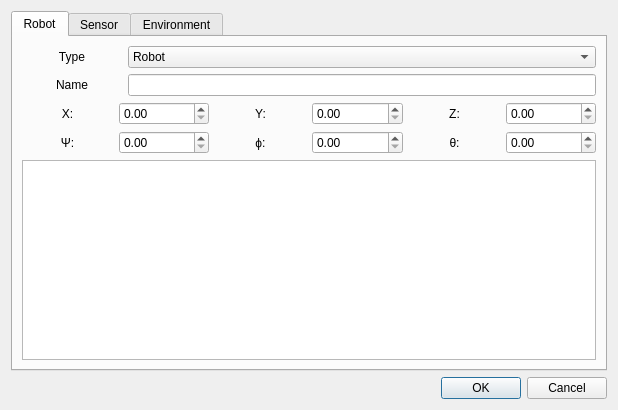
<?xml version="1.0" encoding="UTF-8"?>
<ui version="4.0">
 <class>EntityCreateWindow</class>
 <widget class="QDialog" name="EntityCreateWindow">
  <property name="geometry">
   <rect>
    <x>0</x>
    <y>0</y>
    <width>618</width>
    <height>410</height>
   </rect>
  </property>
  <property name="windowTitle">
   <string>Dialog</string>
  </property>
  <layout class="QGridLayout" name="gridLayout">
   <item row="2" column="0">
    <widget class="QDialogButtonBox" name="buttonBox">
     <property name="orientation">
      <enum>Qt::Horizontal</enum>
     </property>
     <property name="standardButtons">
      <set>QDialogButtonBox::Cancel|QDialogButtonBox::Ok</set>
     </property>
    </widget>
   </item>
   <item row="1" column="0">
    <widget class="QTabWidget" name="createEntityTab">
     <property name="currentIndex">
      <number>0</number>
     </property>
     <widget class="QWidget" name="addRobot">
      <attribute name="title">
       <string>Robot</string>
      </attribute>
      <layout class="QGridLayout" name="gridLayout_3">
       <item row="3" column="0">
        <widget class="QTableWidget" name="robotAdvancedOptions"/>
       </item>
       <item row="1" column="0">
        <layout class="QHBoxLayout" name="horizontalLayout_7">
         <item>
          <widget class="QLabel" name="label_7">
           <property name="minimumSize">
            <size>
             <width>100</width>
             <height>0</height>
            </size>
           </property>
           <property name="baseSize">
            <size>
             <width>0</width>
             <height>0</height>
            </size>
           </property>
           <property name="text">
            <string>Name</string>
           </property>
           <property name="alignment">
            <set>Qt::AlignCenter</set>
           </property>
          </widget>
         </item>
         <item>
          <widget class="QLineEdit" name="robotName"/>
         </item>
        </layout>
       </item>
       <item row="2" column="0">
        <layout class="QGridLayout" name="gridLayout_2">
         <item row="0" column="1">
          <layout class="QHBoxLayout" name="horizontalLayout_2">
           <item>
            <widget class="QLabel" name="label_2">
             <property name="text">
              <string>Y:</string>
             </property>
             <property name="alignment">
              <set>Qt::AlignCenter</set>
             </property>
            </widget>
           </item>
           <item>
            <widget class="QDoubleSpinBox" name="robotPosY"/>
           </item>
          </layout>
         </item>
         <item row="1" column="2">
          <layout class="QHBoxLayout" name="horizontalLayout_6">
           <item>
            <widget class="QLabel" name="label_6">
             <property name="text">
              <string>θ:</string>
             </property>
             <property name="alignment">
              <set>Qt::AlignCenter</set>
             </property>
            </widget>
           </item>
           <item>
            <widget class="QDoubleSpinBox" name="robotRotZ"/>
           </item>
          </layout>
         </item>
         <item row="1" column="1">
          <layout class="QHBoxLayout" name="horizontalLayout_5">
           <item>
            <widget class="QLabel" name="label_5">
             <property name="text">
              <string>ϕ:</string>
             </property>
             <property name="alignment">
              <set>Qt::AlignCenter</set>
             </property>
            </widget>
           </item>
           <item>
            <widget class="QDoubleSpinBox" name="robotRotY"/>
           </item>
          </layout>
         </item>
         <item row="1" column="0">
          <layout class="QHBoxLayout" name="horizontalLayout_4">
           <item>
            <widget class="QLabel" name="label_4">
             <property name="text">
              <string>Ψ:</string>
             </property>
             <property name="alignment">
              <set>Qt::AlignCenter</set>
             </property>
            </widget>
           </item>
           <item>
            <widget class="QDoubleSpinBox" name="robotRotX"/>
           </item>
          </layout>
         </item>
         <item row="0" column="2">
          <layout class="QHBoxLayout" name="horizontalLayout_3">
           <item>
            <widget class="QLabel" name="label_3">
             <property name="text">
              <string>Z:</string>
             </property>
             <property name="alignment">
              <set>Qt::AlignCenter</set>
             </property>
            </widget>
           </item>
           <item>
            <widget class="QDoubleSpinBox" name="robotPosZ"/>
           </item>
          </layout>
         </item>
         <item row="0" column="0">
          <layout class="QHBoxLayout" name="horizontalLayout">
           <item>
            <widget class="QLabel" name="label">
             <property name="text">
              <string>X:</string>
             </property>
             <property name="alignment">
              <set>Qt::AlignCenter</set>
             </property>
            </widget>
           </item>
           <item>
            <widget class="QDoubleSpinBox" name="robotPosX"/>
           </item>
          </layout>
         </item>
        </layout>
       </item>
       <item row="0" column="0">
        <layout class="QHBoxLayout" name="horizontalLayout_8">
         <item>
          <widget class="QLabel" name="label_8">
           <property name="minimumSize">
            <size>
             <width>100</width>
             <height>0</height>
            </size>
           </property>
           <property name="baseSize">
            <size>
             <width>0</width>
             <height>0</height>
            </size>
           </property>
           <property name="text">
            <string>Type</string>
           </property>
           <property name="alignment">
            <set>Qt::AlignCenter</set>
           </property>
          </widget>
         </item>
         <item>
          <widget class="QComboBox" name="robotTypeComboBox">
           <property name="sizePolicy">
            <sizepolicy hsizetype="Expanding" vsizetype="Fixed">
             <horstretch>0</horstretch>
             <verstretch>0</verstretch>
            </sizepolicy>
           </property>
           <item>
            <property name="text">
             <string>Robot</string>
            </property>
           </item>
          </widget>
         </item>
        </layout>
       </item>
      </layout>
     </widget>
     <widget class="QWidget" name="addSensor">
      <attribute name="title">
       <string>Sensor</string>
      </attribute>
      <layout class="QGridLayout" name="gridLayout_7">
       <item row="0" column="0">
        <layout class="QHBoxLayout" name="horizontalLayout_18">
         <item>
          <widget class="QLabel" name="label_18">
           <property name="minimumSize">
            <size>
             <width>100</width>
             <height>0</height>
            </size>
           </property>
           <property name="baseSize">
            <size>
             <width>0</width>
             <height>0</height>
            </size>
           </property>
           <property name="text">
            <string>Type</string>
           </property>
           <property name="alignment">
            <set>Qt::AlignCenter</set>
           </property>
          </widget>
         </item>
         <item>
          <widget class="QComboBox" name="sensorTypeComboBox">
           <property name="sizePolicy">
            <sizepolicy hsizetype="Expanding" vsizetype="Fixed">
             <horstretch>0</horstretch>
             <verstretch>0</verstretch>
            </sizepolicy>
           </property>
           <item>
            <property name="text">
             <string>Camera</string>
            </property>
           </item>
          </widget>
         </item>
        </layout>
       </item>
       <item row="1" column="0">
        <layout class="QHBoxLayout" name="horizontalLayout_17">
         <item>
          <widget class="QLabel" name="label_17">
           <property name="minimumSize">
            <size>
             <width>100</width>
             <height>0</height>
            </size>
           </property>
           <property name="baseSize">
            <size>
             <width>0</width>
             <height>0</height>
            </size>
           </property>
           <property name="text">
            <string>Name</string>
           </property>
           <property name="alignment">
            <set>Qt::AlignCenter</set>
           </property>
          </widget>
         </item>
         <item>
          <widget class="QLineEdit" name="sensorName"/>
         </item>
        </layout>
       </item>
       <item row="2" column="0">
        <layout class="QGridLayout" name="gridLayout_6">
         <item row="0" column="0">
          <layout class="QHBoxLayout" name="horizontalLayout_19">
           <item>
            <widget class="QLabel" name="label_19">
             <property name="text">
              <string>X:</string>
             </property>
             <property name="alignment">
              <set>Qt::AlignCenter</set>
             </property>
            </widget>
           </item>
           <item>
            <widget class="QDoubleSpinBox" name="sensorPosX"/>
           </item>
          </layout>
         </item>
         <item row="0" column="1">
          <layout class="QHBoxLayout" name="horizontalLayout_20">
           <item>
            <widget class="QLabel" name="label_20">
             <property name="text">
              <string>Y:</string>
             </property>
             <property name="alignment">
              <set>Qt::AlignCenter</set>
             </property>
            </widget>
           </item>
           <item>
            <widget class="QDoubleSpinBox" name="sensorPosY"/>
           </item>
          </layout>
         </item>
         <item row="0" column="2">
          <layout class="QHBoxLayout" name="horizontalLayout_21">
           <item>
            <widget class="QLabel" name="label_21">
             <property name="text">
              <string>Z:</string>
             </property>
             <property name="alignment">
              <set>Qt::AlignCenter</set>
             </property>
            </widget>
           </item>
           <item>
            <widget class="QDoubleSpinBox" name="sensorPosZ"/>
           </item>
          </layout>
         </item>
         <item row="1" column="0">
          <layout class="QHBoxLayout" name="horizontalLayout_22">
           <item>
            <widget class="QLabel" name="label_22">
             <property name="text">
              <string>Ψ:</string>
             </property>
             <property name="alignment">
              <set>Qt::AlignCenter</set>
             </property>
            </widget>
           </item>
           <item>
            <widget class="QDoubleSpinBox" name="sensorRotX"/>
           </item>
          </layout>
         </item>
         <item row="1" column="1">
          <layout class="QHBoxLayout" name="horizontalLayout_23">
           <item>
            <widget class="QLabel" name="label_23">
             <property name="text">
              <string>ϕ:</string>
             </property>
             <property name="alignment">
              <set>Qt::AlignCenter</set>
             </property>
            </widget>
           </item>
           <item>
            <widget class="QDoubleSpinBox" name="sensorRotY"/>
           </item>
          </layout>
         </item>
         <item row="1" column="2">
          <layout class="QHBoxLayout" name="horizontalLayout_24">
           <item>
            <widget class="QLabel" name="label_24">
             <property name="text">
              <string>θ:</string>
             </property>
             <property name="alignment">
              <set>Qt::AlignCenter</set>
             </property>
            </widget>
           </item>
           <item>
            <widget class="QDoubleSpinBox" name="sensorRotZ"/>
           </item>
          </layout>
         </item>
        </layout>
       </item>
       <item row="3" column="0">
        <widget class="QTableWidget" name="sensorAdvancedOptions"/>
       </item>
      </layout>
     </widget>
     <widget class="QWidget" name="addEnvironment">
      <attribute name="title">
       <string>Environment</string>
      </attribute>
      <layout class="QGridLayout" name="gridLayout_10">
       <item row="0" column="0">
        <layout class="QHBoxLayout" name="horizontalLayout_33">
         <item>
          <widget class="QLabel" name="label_33">
           <property name="minimumSize">
            <size>
             <width>100</width>
             <height>0</height>
            </size>
           </property>
           <property name="baseSize">
            <size>
             <width>0</width>
             <height>0</height>
            </size>
           </property>
           <property name="text">
            <string>Type</string>
           </property>
           <property name="alignment">
            <set>Qt::AlignCenter</set>
           </property>
          </widget>
         </item>
         <item>
          <widget class="QComboBox" name="environmentTypeComboBox">
           <property name="sizePolicy">
            <sizepolicy hsizetype="Expanding" vsizetype="Fixed">
             <horstretch>0</horstretch>
             <verstretch>0</verstretch>
            </sizepolicy>
           </property>
           <item>
            <property name="text">
             <string>Plane</string>
            </property>
           </item>
           <item>
            <property name="text">
             <string>Cube</string>
            </property>
           </item>
          </widget>
         </item>
        </layout>
       </item>
       <item row="1" column="0">
        <layout class="QHBoxLayout" name="horizontalLayout_34">
         <item>
          <widget class="QLabel" name="label_34">
           <property name="minimumSize">
            <size>
             <width>100</width>
             <height>0</height>
            </size>
           </property>
           <property name="baseSize">
            <size>
             <width>0</width>
             <height>0</height>
            </size>
           </property>
           <property name="text">
            <string>Name</string>
           </property>
           <property name="alignment">
            <set>Qt::AlignCenter</set>
           </property>
          </widget>
         </item>
         <item>
          <widget class="QLineEdit" name="environmentName"/>
         </item>
        </layout>
       </item>
       <item row="2" column="0">
        <layout class="QGridLayout" name="gridLayout_9">
         <item row="0" column="0">
          <layout class="QHBoxLayout" name="horizontalLayout_35">
           <item>
            <widget class="QLabel" name="label_35">
             <property name="text">
              <string>X:</string>
             </property>
             <property name="alignment">
              <set>Qt::AlignCenter</set>
             </property>
            </widget>
           </item>
           <item>
            <widget class="QDoubleSpinBox" name="environmentPosX"/>
           </item>
          </layout>
         </item>
         <item row="0" column="1">
          <layout class="QHBoxLayout" name="horizontalLayout_36">
           <item>
            <widget class="QLabel" name="label_36">
             <property name="text">
              <string>Y:</string>
             </property>
             <property name="alignment">
              <set>Qt::AlignCenter</set>
             </property>
            </widget>
           </item>
           <item>
            <widget class="QDoubleSpinBox" name="environmentPosY"/>
           </item>
          </layout>
         </item>
         <item row="0" column="2">
          <layout class="QHBoxLayout" name="horizontalLayout_37">
           <item>
            <widget class="QLabel" name="label_37">
             <property name="text">
              <string>Z:</string>
             </property>
             <property name="alignment">
              <set>Qt::AlignCenter</set>
             </property>
            </widget>
           </item>
           <item>
            <widget class="QDoubleSpinBox" name="environmentPosZ"/>
           </item>
          </layout>
         </item>
         <item row="1" column="0">
          <layout class="QHBoxLayout" name="horizontalLayout_38">
           <item>
            <widget class="QLabel" name="label_38">
             <property name="text">
              <string>Ψ:</string>
             </property>
             <property name="alignment">
              <set>Qt::AlignCenter</set>
             </property>
            </widget>
           </item>
           <item>
            <widget class="QDoubleSpinBox" name="environmentRotX"/>
           </item>
          </layout>
         </item>
         <item row="1" column="1">
          <layout class="QHBoxLayout" name="horizontalLayout_39">
           <item>
            <widget class="QLabel" name="label_39">
             <property name="text">
              <string>ϕ:</string>
             </property>
             <property name="alignment">
              <set>Qt::AlignCenter</set>
             </property>
            </widget>
           </item>
           <item>
            <widget class="QDoubleSpinBox" name="environmentRotY"/>
           </item>
          </layout>
         </item>
         <item row="1" column="2">
          <layout class="QHBoxLayout" name="horizontalLayout_40">
           <item>
            <widget class="QLabel" name="label_40">
             <property name="text">
              <string>θ:</string>
             </property>
             <property name="alignment">
              <set>Qt::AlignCenter</set>
             </property>
            </widget>
           </item>
           <item>
            <widget class="QDoubleSpinBox" name="environmentRotZ"/>
           </item>
          </layout>
         </item>
        </layout>
       </item>
       <item row="3" column="0">
        <widget class="QTableWidget" name="environmentAdvancedOptions"/>
       </item>
      </layout>
     </widget>
    </widget>
   </item>
  </layout>
 </widget>
 <resources/>
 <connections>
  <connection>
   <sender>buttonBox</sender>
   <signal>accepted()</signal>
   <receiver>EntityCreateWindow</receiver>
   <slot>accept()</slot>
   <hints>
    <hint type="sourcelabel">
     <x>248</x>
     <y>254</y>
    </hint>
    <hint type="destinationlabel">
     <x>157</x>
     <y>274</y>
    </hint>
   </hints>
  </connection>
  <connection>
   <sender>buttonBox</sender>
   <signal>rejected()</signal>
   <receiver>EntityCreateWindow</receiver>
   <slot>reject()</slot>
   <hints>
    <hint type="sourcelabel">
     <x>316</x>
     <y>260</y>
    </hint>
    <hint type="destinationlabel">
     <x>286</x>
     <y>274</y>
    </hint>
   </hints>
  </connection>
 </connections>
</ui>
